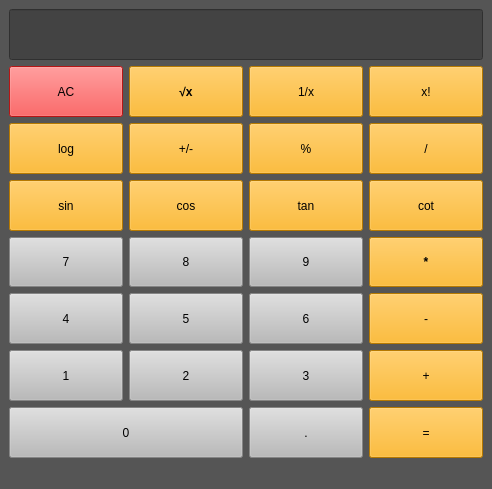
<?xml version="1.0" encoding="UTF-8"?>
<ui version="4.0">
 <class>MainWindow</class>
 <widget class="QMainWindow" name="MainWindow">
  <property name="geometry">
   <rect>
    <x>0</x>
    <y>0</y>
    <width>492</width>
    <height>489</height>
   </rect>
  </property>
  <property name="windowTitle">
   <string>Calculator</string>
  </property>
  <property name="styleSheet">
   <string notr="true">background-color: rgb(85, 85, 85);
font: 700 9pt &quot;Segoe UI&quot;;</string>
  </property>
  <widget class="QWidget" name="centralwidget">
   <layout class="QGridLayout" name="gridLayout">
    <item row="0" column="0" colspan="4">
     <widget class="QLineEdit" name="textbox">
      <property name="sizePolicy">
       <sizepolicy hsizetype="Preferred" vsizetype="Preferred">
        <horstretch>0</horstretch>
        <verstretch>0</verstretch>
       </sizepolicy>
      </property>
      <property name="minimumSize">
       <size>
        <width>371</width>
        <height>0</height>
       </size>
      </property>
      <property name="styleSheet">
       <string notr="true">background-color: rgb(67, 67, 67);</string>
      </property>
     </widget>
    </item>
    <item row="1" column="0">
     <widget class="QPushButton" name="clr_btn">
      <property name="sizePolicy">
       <sizepolicy hsizetype="Preferred" vsizetype="Preferred">
        <horstretch>0</horstretch>
        <verstretch>0</verstretch>
       </sizepolicy>
      </property>
      <property name="styleSheet">
       <string notr="true">background-color: rgb(255, 30, 30);</string>
      </property>
      <property name="text">
       <string>AC</string>
      </property>
      <property name="iconSize">
       <size>
        <width>36</width>
        <height>36</height>
       </size>
      </property>
     </widget>
    </item>
    <item row="1" column="1">
     <widget class="QPushButton" name="sqrt_btn">
      <property name="sizePolicy">
       <sizepolicy hsizetype="Preferred" vsizetype="Preferred">
        <horstretch>0</horstretch>
        <verstretch>0</verstretch>
       </sizepolicy>
      </property>
      <property name="baseSize">
       <size>
        <width>0</width>
        <height>0</height>
       </size>
      </property>
      <property name="palette">
       <palette>
        <active>
         <colorrole role="Button">
          <brush brushstyle="SolidPattern">
           <color alpha="255">
            <red>255</red>
            <green>170</green>
            <blue>0</blue>
           </color>
          </brush>
         </colorrole>
         <colorrole role="Base">
          <brush brushstyle="SolidPattern">
           <color alpha="255">
            <red>255</red>
            <green>170</green>
            <blue>0</blue>
           </color>
          </brush>
         </colorrole>
         <colorrole role="Window">
          <brush brushstyle="SolidPattern">
           <color alpha="255">
            <red>255</red>
            <green>170</green>
            <blue>0</blue>
           </color>
          </brush>
         </colorrole>
        </active>
        <inactive>
         <colorrole role="Button">
          <brush brushstyle="SolidPattern">
           <color alpha="255">
            <red>255</red>
            <green>170</green>
            <blue>0</blue>
           </color>
          </brush>
         </colorrole>
         <colorrole role="Base">
          <brush brushstyle="SolidPattern">
           <color alpha="255">
            <red>255</red>
            <green>170</green>
            <blue>0</blue>
           </color>
          </brush>
         </colorrole>
         <colorrole role="Window">
          <brush brushstyle="SolidPattern">
           <color alpha="255">
            <red>255</red>
            <green>170</green>
            <blue>0</blue>
           </color>
          </brush>
         </colorrole>
        </inactive>
        <disabled>
         <colorrole role="Button">
          <brush brushstyle="SolidPattern">
           <color alpha="255">
            <red>255</red>
            <green>170</green>
            <blue>0</blue>
           </color>
          </brush>
         </colorrole>
         <colorrole role="Base">
          <brush brushstyle="SolidPattern">
           <color alpha="255">
            <red>255</red>
            <green>170</green>
            <blue>0</blue>
           </color>
          </brush>
         </colorrole>
         <colorrole role="Window">
          <brush brushstyle="SolidPattern">
           <color alpha="255">
            <red>255</red>
            <green>170</green>
            <blue>0</blue>
           </color>
          </brush>
         </colorrole>
        </disabled>
       </palette>
      </property>
      <property name="font">
       <font>
        <family>Segoe UI</family>
        <pointsize>9</pointsize>
        <italic>false</italic>
        <bold>true</bold>
       </font>
      </property>
      <property name="styleSheet">
       <string notr="true">background-color: rgb(255, 170, 0);</string>
      </property>
      <property name="text">
       <string>√x</string>
      </property>
      <property name="iconSize">
       <size>
        <width>36</width>
        <height>36</height>
       </size>
      </property>
     </widget>
    </item>
    <item row="1" column="2">
     <widget class="QPushButton" name="onex_btn">
      <property name="sizePolicy">
       <sizepolicy hsizetype="Preferred" vsizetype="Preferred">
        <horstretch>0</horstretch>
        <verstretch>0</verstretch>
       </sizepolicy>
      </property>
      <property name="styleSheet">
       <string notr="true">background-color: rgb(255, 170, 0);</string>
      </property>
      <property name="text">
       <string>1/x</string>
      </property>
      <property name="iconSize">
       <size>
        <width>36</width>
        <height>36</height>
       </size>
      </property>
     </widget>
    </item>
    <item row="1" column="3">
     <widget class="QPushButton" name="fa_btn">
      <property name="sizePolicy">
       <sizepolicy hsizetype="Preferred" vsizetype="Preferred">
        <horstretch>0</horstretch>
        <verstretch>0</verstretch>
       </sizepolicy>
      </property>
      <property name="styleSheet">
       <string notr="true">
background-color: rgb(255, 170, 0);</string>
      </property>
      <property name="text">
       <string>x!</string>
      </property>
      <property name="iconSize">
       <size>
        <width>36</width>
        <height>36</height>
       </size>
      </property>
     </widget>
    </item>
    <item row="2" column="0">
     <widget class="QPushButton" name="log_btn">
      <property name="sizePolicy">
       <sizepolicy hsizetype="Preferred" vsizetype="Preferred">
        <horstretch>0</horstretch>
        <verstretch>0</verstretch>
       </sizepolicy>
      </property>
      <property name="styleSheet">
       <string notr="true">background-color: rgb(255, 170, 0);</string>
      </property>
      <property name="text">
       <string>log</string>
      </property>
      <property name="iconSize">
       <size>
        <width>36</width>
        <height>36</height>
       </size>
      </property>
     </widget>
    </item>
    <item row="2" column="1">
     <widget class="QPushButton" name="pm_btn">
      <property name="sizePolicy">
       <sizepolicy hsizetype="Preferred" vsizetype="Preferred">
        <horstretch>0</horstretch>
        <verstretch>0</verstretch>
       </sizepolicy>
      </property>
      <property name="styleSheet">
       <string notr="true">background-color: rgb(255, 170, 0);</string>
      </property>
      <property name="text">
       <string>+/-</string>
      </property>
      <property name="iconSize">
       <size>
        <width>36</width>
        <height>36</height>
       </size>
      </property>
     </widget>
    </item>
    <item row="2" column="2">
     <widget class="QPushButton" name="prcnt_btn">
      <property name="sizePolicy">
       <sizepolicy hsizetype="Preferred" vsizetype="Preferred">
        <horstretch>0</horstretch>
        <verstretch>0</verstretch>
       </sizepolicy>
      </property>
      <property name="styleSheet">
       <string notr="true">background-color: rgb(255, 170, 0);</string>
      </property>
      <property name="text">
       <string>%</string>
      </property>
      <property name="iconSize">
       <size>
        <width>36</width>
        <height>36</height>
       </size>
      </property>
     </widget>
    </item>
    <item row="2" column="3">
     <widget class="QPushButton" name="div_btn">
      <property name="sizePolicy">
       <sizepolicy hsizetype="Preferred" vsizetype="Preferred">
        <horstretch>0</horstretch>
        <verstretch>0</verstretch>
       </sizepolicy>
      </property>
      <property name="styleSheet">
       <string notr="true">background-color: rgb(255, 170, 0);</string>
      </property>
      <property name="text">
       <string>/</string>
      </property>
      <property name="iconSize">
       <size>
        <width>36</width>
        <height>36</height>
       </size>
      </property>
     </widget>
    </item>
    <item row="3" column="0">
     <widget class="QPushButton" name="sin_btn">
      <property name="sizePolicy">
       <sizepolicy hsizetype="Preferred" vsizetype="Preferred">
        <horstretch>0</horstretch>
        <verstretch>0</verstretch>
       </sizepolicy>
      </property>
      <property name="styleSheet">
       <string notr="true">background-color: rgb(255, 170, 0);</string>
      </property>
      <property name="text">
       <string>sin</string>
      </property>
      <property name="iconSize">
       <size>
        <width>36</width>
        <height>36</height>
       </size>
      </property>
     </widget>
    </item>
    <item row="3" column="1">
     <widget class="QPushButton" name="cos_btn">
      <property name="sizePolicy">
       <sizepolicy hsizetype="Preferred" vsizetype="Preferred">
        <horstretch>0</horstretch>
        <verstretch>0</verstretch>
       </sizepolicy>
      </property>
      <property name="styleSheet">
       <string notr="true">background-color: rgb(255, 170, 0);</string>
      </property>
      <property name="text">
       <string>cos</string>
      </property>
      <property name="iconSize">
       <size>
        <width>36</width>
        <height>36</height>
       </size>
      </property>
     </widget>
    </item>
    <item row="3" column="2">
     <widget class="QPushButton" name="tan_btn">
      <property name="sizePolicy">
       <sizepolicy hsizetype="Preferred" vsizetype="Preferred">
        <horstretch>0</horstretch>
        <verstretch>0</verstretch>
       </sizepolicy>
      </property>
      <property name="styleSheet">
       <string notr="true">background-color: rgb(255, 170, 0);</string>
      </property>
      <property name="text">
       <string>tan</string>
      </property>
      <property name="iconSize">
       <size>
        <width>36</width>
        <height>36</height>
       </size>
      </property>
     </widget>
    </item>
    <item row="3" column="3">
     <widget class="QPushButton" name="cot_btn">
      <property name="sizePolicy">
       <sizepolicy hsizetype="Preferred" vsizetype="Preferred">
        <horstretch>0</horstretch>
        <verstretch>0</verstretch>
       </sizepolicy>
      </property>
      <property name="styleSheet">
       <string notr="true">background-color: rgb(255, 170, 0);</string>
      </property>
      <property name="text">
       <string>cot</string>
      </property>
      <property name="iconSize">
       <size>
        <width>36</width>
        <height>36</height>
       </size>
      </property>
     </widget>
    </item>
    <item row="4" column="0">
     <widget class="QPushButton" name="btn_7">
      <property name="sizePolicy">
       <sizepolicy hsizetype="Preferred" vsizetype="Preferred">
        <horstretch>0</horstretch>
        <verstretch>0</verstretch>
       </sizepolicy>
      </property>
      <property name="styleSheet">
       <string notr="true">background-color: rgb(186, 186, 186);</string>
      </property>
      <property name="text">
       <string>7</string>
      </property>
     </widget>
    </item>
    <item row="4" column="1">
     <widget class="QPushButton" name="btn_8">
      <property name="sizePolicy">
       <sizepolicy hsizetype="Preferred" vsizetype="Preferred">
        <horstretch>0</horstretch>
        <verstretch>0</verstretch>
       </sizepolicy>
      </property>
      <property name="styleSheet">
       <string notr="true">background-color: rgb(186, 186, 186);</string>
      </property>
      <property name="text">
       <string>8</string>
      </property>
     </widget>
    </item>
    <item row="4" column="2">
     <widget class="QPushButton" name="btn_9">
      <property name="sizePolicy">
       <sizepolicy hsizetype="Preferred" vsizetype="Preferred">
        <horstretch>0</horstretch>
        <verstretch>0</verstretch>
       </sizepolicy>
      </property>
      <property name="styleSheet">
       <string notr="true">background-color: rgb(186, 186, 186);</string>
      </property>
      <property name="text">
       <string>9</string>
      </property>
     </widget>
    </item>
    <item row="4" column="3">
     <widget class="QPushButton" name="mul_btn">
      <property name="sizePolicy">
       <sizepolicy hsizetype="Preferred" vsizetype="Preferred">
        <horstretch>0</horstretch>
        <verstretch>0</verstretch>
       </sizepolicy>
      </property>
      <property name="font">
       <font>
        <family>Segoe UI</family>
        <pointsize>9</pointsize>
        <italic>false</italic>
        <bold>true</bold>
       </font>
      </property>
      <property name="styleSheet">
       <string notr="true">background-color: rgb(255, 170, 0);</string>
      </property>
      <property name="text">
       <string>*</string>
      </property>
      <property name="icon">
       <iconset theme="accessories-calculator">
        <normaloff>.</normaloff>.</iconset>
      </property>
      <property name="iconSize">
       <size>
        <width>36</width>
        <height>36</height>
       </size>
      </property>
     </widget>
    </item>
    <item row="5" column="0">
     <widget class="QPushButton" name="btn_4">
      <property name="sizePolicy">
       <sizepolicy hsizetype="Preferred" vsizetype="Preferred">
        <horstretch>0</horstretch>
        <verstretch>0</verstretch>
       </sizepolicy>
      </property>
      <property name="styleSheet">
       <string notr="true">background-color: rgb(186, 186, 186);</string>
      </property>
      <property name="text">
       <string>4</string>
      </property>
     </widget>
    </item>
    <item row="5" column="1">
     <widget class="QPushButton" name="btn_5">
      <property name="sizePolicy">
       <sizepolicy hsizetype="Preferred" vsizetype="Preferred">
        <horstretch>0</horstretch>
        <verstretch>0</verstretch>
       </sizepolicy>
      </property>
      <property name="styleSheet">
       <string notr="true">background-color: rgb(186, 186, 186);</string>
      </property>
      <property name="text">
       <string>5</string>
      </property>
     </widget>
    </item>
    <item row="5" column="2">
     <widget class="QPushButton" name="btn_6">
      <property name="sizePolicy">
       <sizepolicy hsizetype="Preferred" vsizetype="Preferred">
        <horstretch>0</horstretch>
        <verstretch>0</verstretch>
       </sizepolicy>
      </property>
      <property name="styleSheet">
       <string notr="true">background-color: rgb(186, 186, 186);</string>
      </property>
      <property name="text">
       <string>6</string>
      </property>
     </widget>
    </item>
    <item row="5" column="3">
     <widget class="QPushButton" name="min_btn">
      <property name="sizePolicy">
       <sizepolicy hsizetype="Preferred" vsizetype="Preferred">
        <horstretch>0</horstretch>
        <verstretch>0</verstretch>
       </sizepolicy>
      </property>
      <property name="styleSheet">
       <string notr="true">background-color: rgb(255, 170, 0);</string>
      </property>
      <property name="text">
       <string>-</string>
      </property>
      <property name="iconSize">
       <size>
        <width>50</width>
        <height>50</height>
       </size>
      </property>
     </widget>
    </item>
    <item row="6" column="0">
     <widget class="QPushButton" name="btn_1">
      <property name="sizePolicy">
       <sizepolicy hsizetype="Preferred" vsizetype="Preferred">
        <horstretch>0</horstretch>
        <verstretch>0</verstretch>
       </sizepolicy>
      </property>
      <property name="styleSheet">
       <string notr="true">background-color: rgb(186, 186, 186);</string>
      </property>
      <property name="text">
       <string>1</string>
      </property>
     </widget>
    </item>
    <item row="6" column="1">
     <widget class="QPushButton" name="btn_2">
      <property name="sizePolicy">
       <sizepolicy hsizetype="Preferred" vsizetype="Preferred">
        <horstretch>0</horstretch>
        <verstretch>0</verstretch>
       </sizepolicy>
      </property>
      <property name="styleSheet">
       <string notr="true">background-color: rgb(186, 186, 186);</string>
      </property>
      <property name="text">
       <string>2</string>
      </property>
     </widget>
    </item>
    <item row="6" column="2">
     <widget class="QPushButton" name="btn_3">
      <property name="sizePolicy">
       <sizepolicy hsizetype="Preferred" vsizetype="Preferred">
        <horstretch>0</horstretch>
        <verstretch>0</verstretch>
       </sizepolicy>
      </property>
      <property name="styleSheet">
       <string notr="true">background-color: rgb(186, 186, 186);</string>
      </property>
      <property name="text">
       <string>3</string>
      </property>
     </widget>
    </item>
    <item row="6" column="3">
     <widget class="QPushButton" name="plus_btn">
      <property name="sizePolicy">
       <sizepolicy hsizetype="Preferred" vsizetype="Preferred">
        <horstretch>0</horstretch>
        <verstretch>0</verstretch>
       </sizepolicy>
      </property>
      <property name="styleSheet">
       <string notr="true">background-color: rgb(255, 170, 0);</string>
      </property>
      <property name="text">
       <string>+</string>
      </property>
      <property name="iconSize">
       <size>
        <width>36</width>
        <height>36</height>
       </size>
      </property>
     </widget>
    </item>
    <item row="7" column="0" colspan="2">
     <widget class="QPushButton" name="btn_0">
      <property name="sizePolicy">
       <sizepolicy hsizetype="Preferred" vsizetype="Preferred">
        <horstretch>0</horstretch>
        <verstretch>0</verstretch>
       </sizepolicy>
      </property>
      <property name="styleSheet">
       <string notr="true">background-color: rgb(186, 186, 186);</string>
      </property>
      <property name="text">
       <string>0</string>
      </property>
     </widget>
    </item>
    <item row="7" column="2">
     <widget class="QPushButton" name="dot_btn">
      <property name="sizePolicy">
       <sizepolicy hsizetype="Preferred" vsizetype="Preferred">
        <horstretch>0</horstretch>
        <verstretch>0</verstretch>
       </sizepolicy>
      </property>
      <property name="styleSheet">
       <string notr="true">background-color: rgb(186, 186, 186);</string>
      </property>
      <property name="text">
       <string>.</string>
      </property>
     </widget>
    </item>
    <item row="7" column="3">
     <widget class="QPushButton" name="eq_btn">
      <property name="sizePolicy">
       <sizepolicy hsizetype="Preferred" vsizetype="Preferred">
        <horstretch>0</horstretch>
        <verstretch>0</verstretch>
       </sizepolicy>
      </property>
      <property name="styleSheet">
       <string notr="true">background-color: rgb(255, 170, 0);</string>
      </property>
      <property name="text">
       <string>=</string>
      </property>
      <property name="iconSize">
       <size>
        <width>36</width>
        <height>36</height>
       </size>
      </property>
     </widget>
    </item>
   </layout>
  </widget>
  <widget class="QStatusBar" name="statusbar"/>
 </widget>
 <resources/>
 <connections/>
</ui>
